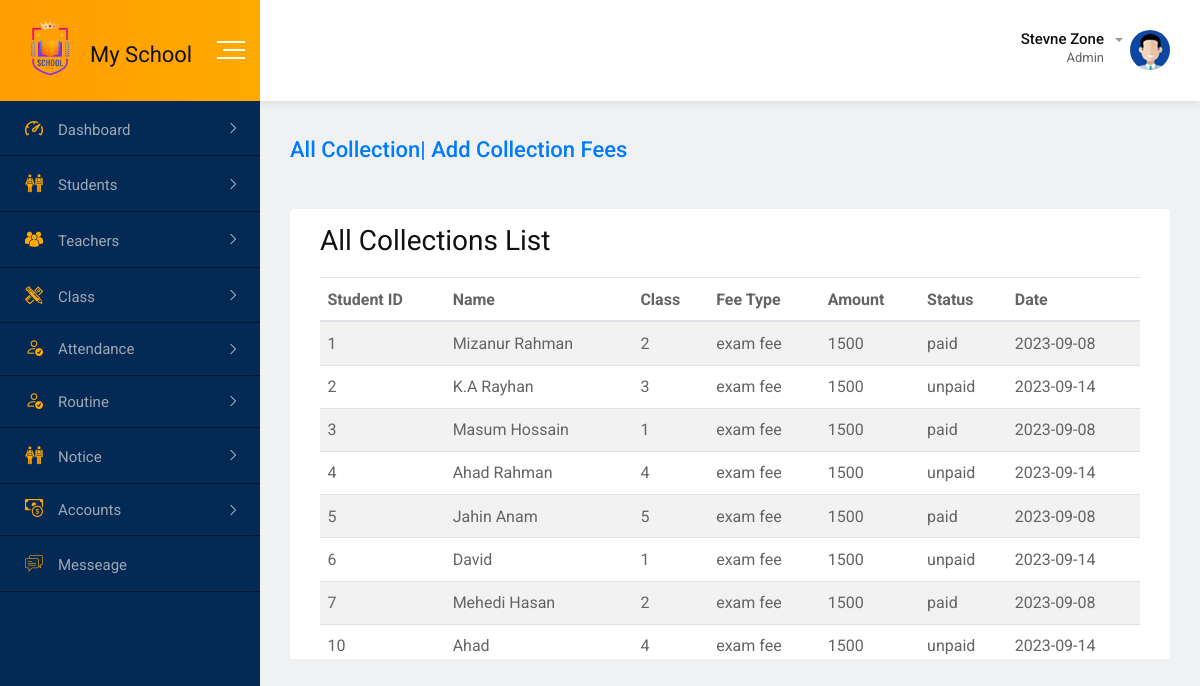
The page /admin/all_collections.php on the database its author committed.
### tables this page shows
CREATE TABLE `student_fees_collection` (
  `id` int(11) NOT NULL,
  `st_id` int(11) NOT NULL,
  `st_name` varchar(100) NOT NULL,
  `class` int(11) NOT NULL,
  `expense_type` varchar(50) NOT NULL,
  `amount` int(11) NOT NULL,
  `status` varchar(50) NOT NULL,
  `date` date NOT NULL
);

### admin/all_collections.php (the view, shortened to what this page needs)
<?php
include_once("../includes/db_config.php");
$sql = "SELECT * FROM student_fees_collection";
$result = $db->query($sql);
?>
<?php include_once("../includes/index_header.php"); ?>
<body>
    <?php include_once("../includes/index_sidebar.php"); ?>
    <div class="dashboard-content-one">
        <div class="breadcrumbs-area">
            <h3><a href="add_collection.php" class="">All Collection| Add Collection fees</a></h3>
        </div>
        <div class="card" id="tableid">
            <div class="card-body">
                <h2>All Collections List</h2>
                <table class="table table-striped bg-white">
                    <thead>
                        <tr>
                            <th>Student ID</th>
                            <th>Name</th>
                            <th>Class</th>
                            <th>Fee Type</th>
                            <th>Amount</th>
                            <th>Status</th>
                            <th>Date</th>
                        </tr>
                    </thead>
                    <tbody>
                        <?php while ($row = $result->fetch_assoc()) { ?>
                            <tr>
                                <td><?php echo $row["st_id"]; ?></td>
                                <td><?php echo $row["st_name"]; ?></td>
                                <td><?php echo $row["class"]; ?></td>
                                <td><?php echo $row["expense_type"]; ?></td>
                                <td><?php echo $row["amount"]; ?></td>
                                <td><?php echo $row["status"]; ?></td>
                                <td><?php echo $row["date"]; ?></td>
                            </tr>
                        <?php } ?>
                    </tbody>
                </table>
            </div>
        </div>
        <?php include_once("../includes/index_footer.php"); ?>
</body>
</html>

### includes/index_header.php (shortened to what this page needs)
<!doctype html>
<html class="no-js" lang="">
<head>
    <link rel="stylesheet" href="../assets/css/normalize.css">
    <link rel="stylesheet" href="../assets/css/main.css">
    <link rel="stylesheet" href="../assets/css/bootstrap.min.css">
    <link rel="stylesheet" href="../assets/css/all.min.css">
    <link rel="stylesheet" href="../assets/fonts/flaticon.css">
    <link rel="stylesheet" href="https://cdn.jsdelivr.net/npm/bootstrap-icons@1.11.0/font/bootstrap-icons.css">
    <link rel="stylesheet" href="../assets/css/animate.min.css">
    <link rel="stylesheet" href="../assets/css/jquery.dataTables.min.css">
    <link rel="stylesheet" href="../assets/css/style.css">
    <link rel="stylesheet" href="../assets/css/select2.min.css">
    <link rel="stylesheet" href="https://cdnjs.cloudflare.com/ajax/libs/font-awesome/6.4.0/css/all.min.css">
</head>
<div id="wrapper" class="wrapper bg-ash">
    <div class="navbar navbar-expand-md header-menu-one bg-light">
        <div class="nav-bar-header-one">
            <div class="header-logo">
                <a class="d-flex" href="home.php">
                    <img class="logo_img" src="../assets/img/logo2.png" alt="logo">
                    <h3 class="mt-5"> My School </h3>
                </a>
            </div>
            <div class="toggle-button sidebar-toggle">
                <button type="button" class="item-link">
                    <span class="btn-icon-wrap">
                        <span></span>
                        <span></span>
                        <span></span>
                    </span>
                </button>
            </div>
        </div>
        <div class="header-main-menu collapse navbar-collapse" id="mobile-navbar">
            <ul class="navbar-nav">
                <li class="navbar-item dropdown header-admin">
                    <a class="navbar-nav-link dropdown-toggle" href="#" role="button" data-toggle="dropdown" aria-expanded="false">
                        <div class="admin-title">
                            <h5 class="item-title">Stevne Zone</h5>
                            <span>Admin</span>
                        </div>
                        <div class="admin-img">
                            <img src="../assets/img/figure/admin.jpg" alt="Admin">
                        </div>
                    </a>
                </li>
            </ul>
        </div>
    </div>

### includes/index_sidebar.php (shortened to what this page needs)
<div class="dashboard-page-one" id="leftsidebar">
    <div class="sidebar-main sidebar-menu-one sidebar-expand-md sidebar-color" style="height: 100vh">
        <div class="sidebar-menu-content">
            <ul class="nav nav-sidebar-menu sidebar-toggle-view">
                <li class="nav-item sidebar-nav-item">
                    <a href="#" class="nav-link"><i class="flaticon-dashboard"></i><span>Dashboard</span></a>
                </li>
                <li class="nav-item sidebar-nav-item">
                    <a href="#" class="nav-link"><i class="flaticon-classmates"></i><span>Students</span></a>
                </li>
                <li class="nav-item sidebar-nav-item">
                    <a href="#" class="nav-link"><i
                            class="flaticon-multiple-users-silhouette"></i><span>Teachers</span></a>
                </li>
                <li class="nav-item sidebar-nav-item">
                    <a href="#" class="nav-link"><i
                            class="flaticon-maths-class-materials-cross-of-a-pencil-and-a-ruler"></i><span>Class</span></a>
                </li>
                <li class="nav-item sidebar-nav-item">
                    <a href="#" class="nav-link"><i class="bi bi-person-check"></i><span>Attendance</span></a>
                </li>
                <li class="nav-item sidebar-nav-item">
                    <a href="#" class="nav-link"><i class="bi bi-person-check"></i><span>Routine</span></a>
                </li>
                <li class="nav-item sidebar-nav-item">
                    <a href="#" class="nav-link"><i class="flaticon-classmates"></i><span>Notice</span></a>
                </li>
                <li class="nav-item sidebar-nav-item">
                    <a href="#" class="nav-link"><i class="bi bi-cash-coin"></i><span>Accounts</span></a>
                </li>
                <li class="nav-item">
                    <a href="messaging.html" class="nav-link"><i class="flaticon-chat"></i><span>Messeage</span></a>
                </li>
            </ul>
        </div>
    </div>

### includes/index_footer.php (shortened to what this page needs)
</body>
</html>

### assets/css/main.css (style rules this page uses)
html { color: #222; font-size: 1em; line-height: 1.4; }
audio, canvas, iframe, img, svg, video { vertical-align: middle; }

### includes/index_header.php (style rules this page uses)
.logo_img { width: 80px; }

### admin/all_collections.php (style rules this page uses)
#tableid { height: 450px; overflow: scroll; }

### rows shown on the page
student_fees_collection: st "1", st_name "Mizanur Rahman", class "2", expense_type "exam fee", amount "1500", status "paid", date "2023-09-08"
student_fees_collection: st "2", st_name "K.A Rayhan", class "3", expense_type "exam fee", amount "1500", status "unpaid", date "2023-09-14"
student_fees_collection: st "3", st_name "Masum Hossain", class "1", expense_type "exam fee", amount "1500", status "paid", date "2023-09-08"
student_fees_collection: st "4", st_name "Ahad Rahman", class "4", expense_type "exam fee", amount "1500", status "unpaid", date "2023-09-14"
student_fees_collection: st "5", st_name "Jahin Anam", class "5", expense_type "exam fee", amount "1500", status "paid", date "2023-09-08"
student_fees_collection: st "6", st_name "David", class "1", expense_type "exam fee", amount "1500", status "unpaid", date "2023-09-14"
student_fees_collection: st "7", st_name "Mehedi Hasan", class "2", expense_type "exam fee", amount "1500", status "paid", date "2023-09-08"
student_fees_collection: st "10", st_name "Ahad", class "4", expense_type "exam fee", amount "1500", status "unpaid", date "2023-09-14"
